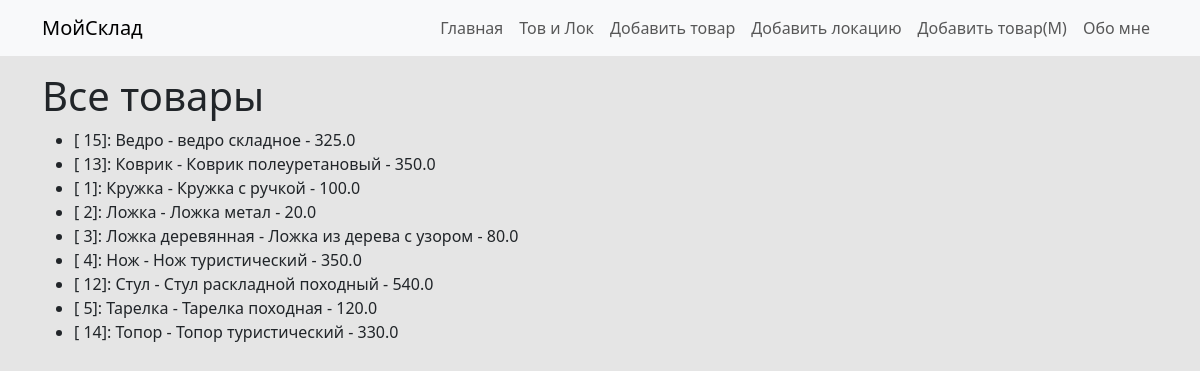
Page /products on the committed database.
### model.py (models this page shows)
class Base(DeclarativeBase):
    pass

class Products(Base):
    __tablename__ = 'products'
    id: Mapped[int] = mapped_column(primary_key=True, nullable=False, unique=True, autoincrement=True)
    name: Mapped[str]
    description: Mapped[str]
    price: Mapped[float]

### main.py (the view)
@app.route('/products')
def getrpoducts():
    products = db.session.execute(db.select(Products).order_by(Products.name)).scalars()
    return render_template('products.html', products=products)

### templates/products.html (shortened to what this page needs)
{% extends 'base.html' %}
{% block content %}
<h1>Все товары</h1>
<ul>
{% for product in products %}
    <li>[ {{product.id }}]: {{ product.name }} - {{ product.description }} - {{ product.price }}</li>
{% endfor %}
</ul>
{% endblock %}

### static/custom.css (style rules this page uses)
body { background-color: #e5e5e5; }

### rows in the picture
Products: id "15", name "Ведро", description "ведро складное", price "325.0"
Products: id "13", name "Коврик", description "Коврик полеуретановый", price "350.0"
Products: id "1", name "Кружка", description "Кружка с ручкой", price "100.0"
Products: id "2", name "Ложка", description "Ложка метал", price "20.0"
Products: id "3", name "Ложка деревянная", description "Ложка из дерева с узором", price "80.0"
Products: id "4", name "Нож", description "Нож туристический", price "350.0"
Products: id "12", name "Стул", description "Стул раскладной походный", price "540.0"
Products: id "5", name "Тарелка", description "Тарелка походная", price "120.0"
Products: id "14", name "Топор", description "Топор туристический", price "330.0"
